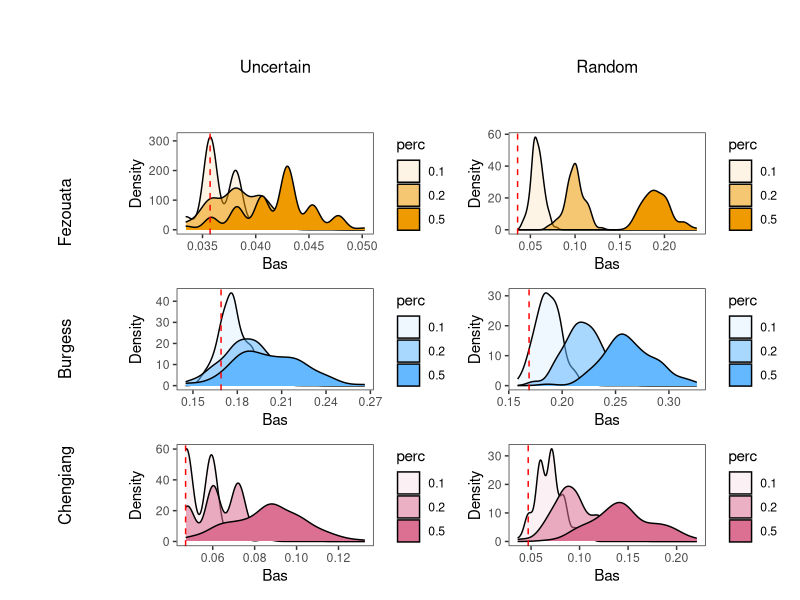
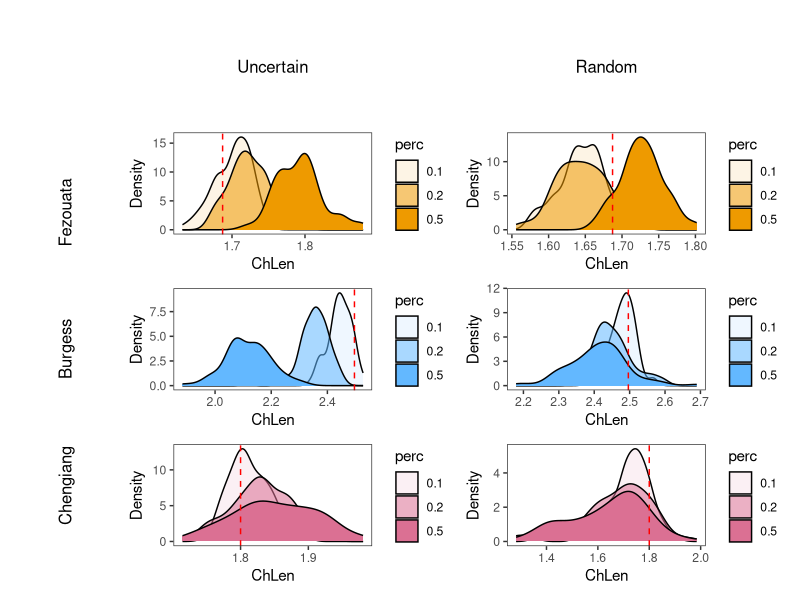
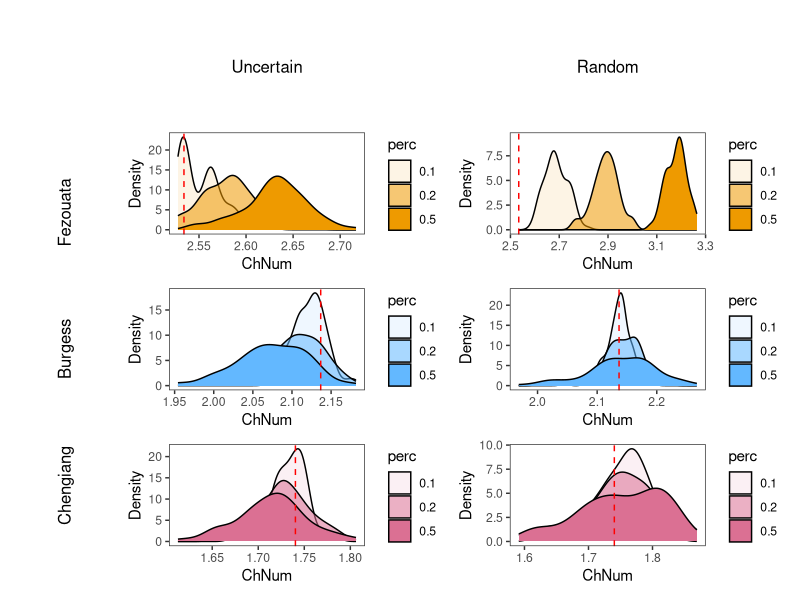
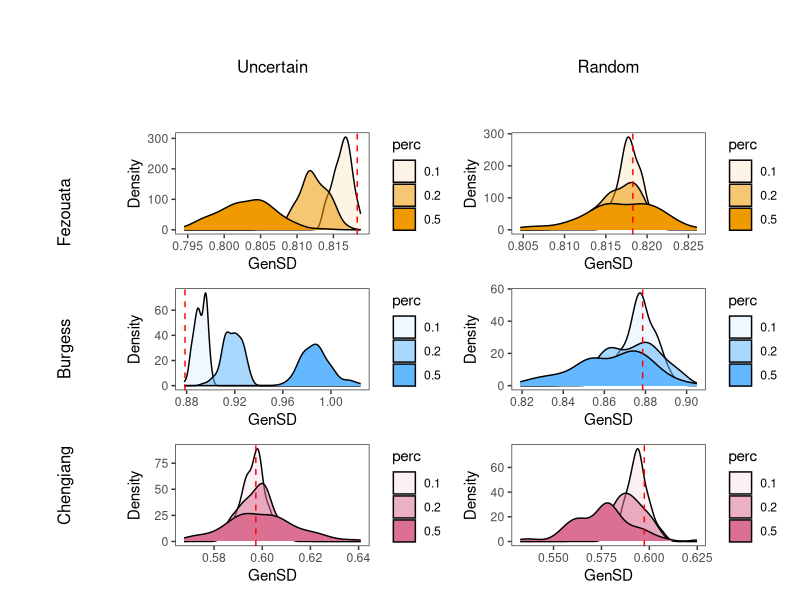
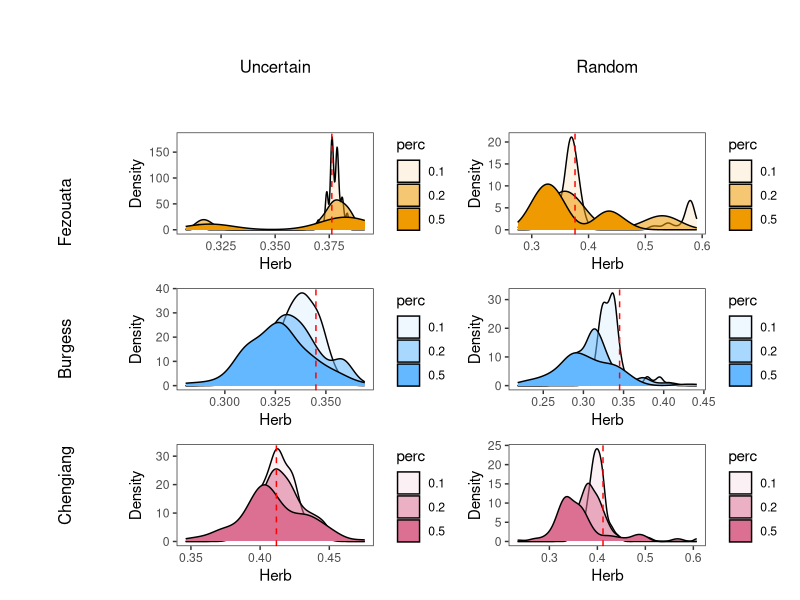
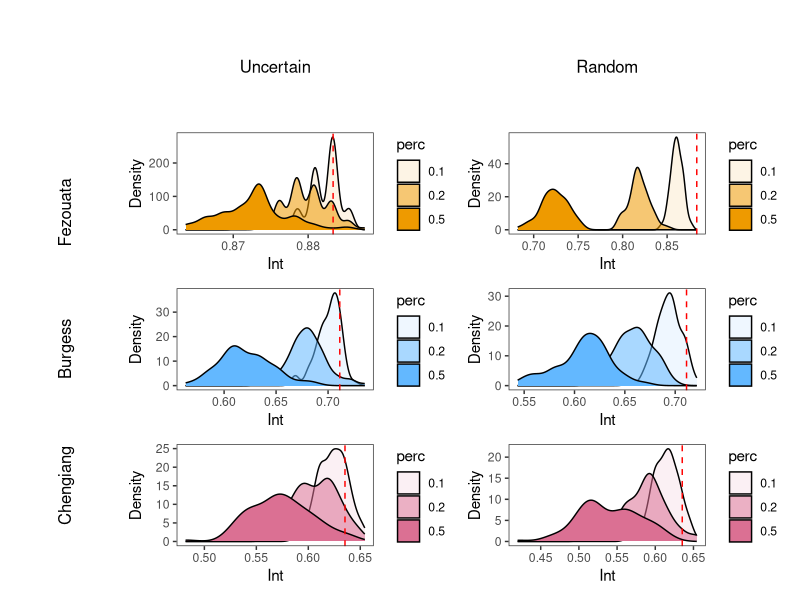
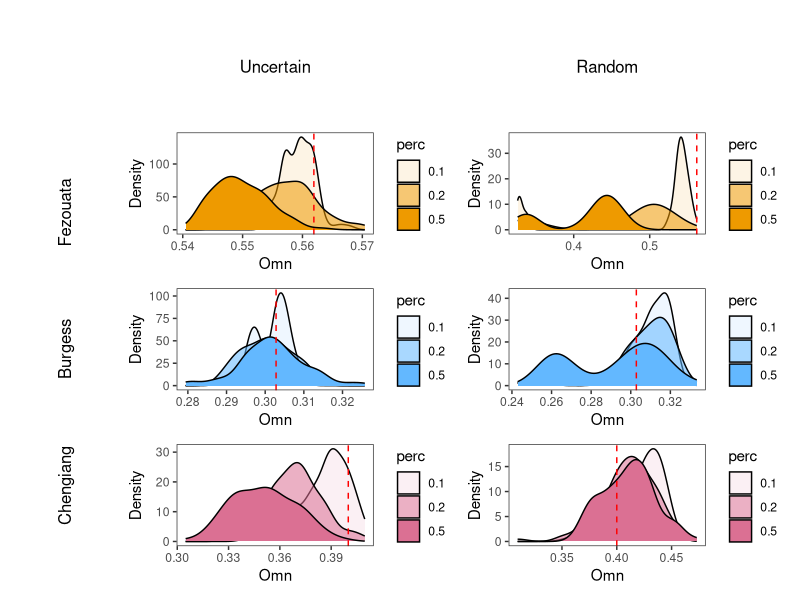
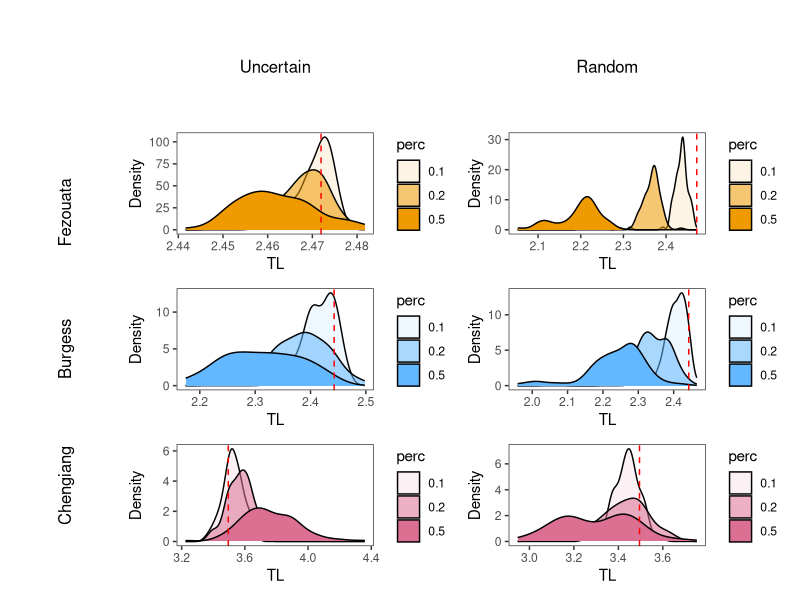

Write R code to recreate these figures, in order.
################################################
# Paleo Food Webs Project: figures for         #
# uncertainty analysis                         #
# Dec 2023                                     #
# Code by E.M. Beasley                         #
# In collab. with F. Banville, C. Soucy, G.    #
# Ramirez Guerro, & C. Cameron                 #
################################################

# Load packages ---------------------------
library(tidyverse)
library(patchwork)
library(grid)

# Load data -----------------------------
setwd("c:/users/beasl/documents/paleo-foodwebs/code/permutation_analysis")

uncertain.data <- read.csv("uncertain.csv")
random.data <- read.csv("random.csv")
real.data <- read.csv("real.csv")

# Function to manipulate data frames ----------------
cleanup <- function(frame){
  frame$rep <- rep(1:100, 9)
  
  assemblage <- c("Fezouata", "Burgess", "Chengjiang")
  perc <- c("0.1", "0.2", "0.5")
  
  frame$assemblage <- rep(assemblage, each = 300)
  frame$perc <- rep(perc, each = 100, length_out = 900)
  
  frame <- pivot_longer(frame, cols = -c("rep", "assemblage", "perc"),
                        names_to = "Metric")
  
  return(frame)
}

uncertain <- cleanup(frame = uncertain.data)
random <- cleanup(frame = random.data)

# Replicate Dunne figs -----------------------
uncertain.means <- uncertain %>%
  group_by(assemblage, perc, Metric) %>%
  summarise(avg = mean(value)) %>%
  mutate(type = "uncertain") %>%
  mutate(perc = as.numeric(perc))

random.means <- random %>%
  group_by(assemblage, perc, Metric) %>%
  summarise(avg = mean(value)) %>%
  mutate(type = "random") %>%
  mutate(perc = as.numeric(perc))

means <- rbind(uncertain.means, random.means)

plotlist <- list()
for(i in 1:length(unique(means$Metric))){
  means.sub <- filter(means, Metric == unique(means$Metric)[i])
  
  plotlist[[i]] <- ggplot(data = means.sub, aes(x = perc, y = avg, 
                                                fill = type,
                          shape = assemblage, color = type))+
    geom_point(size = 3, color = "black")+
    geom_point(aes(color = type),size = 2)+
    geom_line(color = "black")+
    scale_shape_manual(values = 21:23, name = "Assemblage")+
    scale_fill_manual(values = c("black", "white"), name = "Type")+
    scale_color_manual(values = c("black", "white"), name = "Type")+
    labs(x = "Proportion Linkages Removed", 
         y = unique(means$Metric)[i])+
    theme_bw()+
    theme(panel.grid = element_blank(), axis.title.x = element_blank())
}

dunne.plt <- wrap_plots(plotlist[1:18])+
  plot_layout(ncol = 6, guides = "collect")

# ggsave(filename = "dunne_repro.png", plot = dunne.plt, width = 15, 
#        height = 8, units = "in", dpi = 600)

# Clean full network result ----------------
real.data$site = c("Fezouata", "Burgess", "Chengjiang")

real_data <- real.data %>%
  pivot_longer(cols = -c("site"), names_to = "metric")

# Make figures --------------------------
# Issue in this function:
figs <- function(frames, metric, site){
  framelist <- list()
  
  for(i in 1:length(frames)){
    for(j in 1:length(metric)){
      for(k in 1:length(site)){
        smol.frame <- dplyr::filter(frames[[i]], Metric == metric[j] &
                                 assemblage == site[k])
        smol.frame$name <- paste(names(frames)[i], site[k],
                                     metric[j], sep = "_")
        smol.frame$fill_color <- 
          case_when(site[k] == "Fezouata" ~ "orange2",
                    site[k] == "Burgess" ~ "steelblue1",
                    TRUE ~ "Palevioletred")
        framelist <- append(framelist, list(smol.frame))
      }
    }
  }
  
  plotlist <- list()
  
  for(i in 1:length(framelist)){
    tr <- real_data$value[which(real_data$site == 
                            unique(framelist[[i]]$assemblage) &
                          real_data$metric ==
                            unique(framelist[[i]]$Metric))]
    
    plotlist[[i]] <- ggplot(data = framelist[[i]], 
                            aes(x = value, alpha = perc))+
      geom_density(color = "black", 
                   fill = unique(framelist[[i]]$fill_color))+
      geom_vline(xintercept = tr, color = "red", linetype = "dashed")+
      labs(x = unique(framelist[[i]]$Metric), y = "Density")+
      theme_bw()+
      theme(panel.grid = element_blank())
  }
  
  return(plotlist)
}

unique(uncertain$Metric)

Top.figs <- figs(frames = list(uncertain = uncertain, random = random), 
                 metric = "Top", site = unique(uncertain$assemblage))

Bas.figs <- figs(frames = list(uncertain = uncertain, random = random), 
                 metric = "Bas", site = unique(uncertain$assemblage))

Int.figs <- figs(frames = list(uncertain = uncertain, random = random), 
                 metric = "Int", site = unique(uncertain$assemblage))

Can.figs <- figs(frames = list(uncertain = uncertain, random = random), 
                 metric = "Can", site = unique(uncertain$assemblage))

Herb.figs <- figs(frames = list(uncertain = uncertain, random = random),
                  metric = "Herb", site = unique(uncertain$assemblage))

Omn.figs <- figs(frames = list(uncertain = uncertain, random = random), 
                 metric = "Omn", site = unique(uncertain$assemblage))

Loop.figs <- figs(frames = list(uncertain = uncertain, random = random),
                  metric = "Loop", site = unique(uncertain$assemblage))

ChLen.figs <- figs(frames = list(uncertain = uncertain, 
                                 random = random), 
                   metric = "ChLen", 
                   site = unique(uncertain$assemblage))

ChSD.figs <- figs(frames = list(uncertain = uncertain, random = random),
                  metric = "ChSD", site = unique(uncertain$assemblage))

ChNum.figs <- figs(frames = list(uncertain = uncertain, 
                                 random = random),
                  metric = "ChNum", site = unique(uncertain$assemblage))

TL.figs <- figs(frames = list(uncertain = uncertain, random = random), 
                metric = "TL", site = unique(uncertain$assemblage))

MxSim.figs <- figs(frames = list(uncertain = uncertain, 
                                 random = random), 
                   metric = "MxSim", 
                   site = unique(uncertain$assemblage))

VulSD.figs <- figs(frames = list(uncertain = uncertain, 
                                 random = random), 
                   metric = "VulSD", 
                   site = unique(uncertain$assemblage))

GenSD.figs <- figs(frames = list(uncertain = uncertain, 
                                 random = random), 
                   metric = "GenSD", 
                   site = unique(uncertain$assemblage))

LinkSD.figs <- figs(frames = list(uncertain = uncertain, 
                                  random = random), 
                    metric = "LinkSD", 
                    site = unique(uncertain$assemblage))

Path.figs <- figs(frames = list(uncertain = uncertain, random = random),
                  metric = "Path", site = unique(uncertain$assemblage))

# Make 'em pretty ---------------
fig.grid <- function(figlist){
  row_label_1 <- wrap_elements(panel = textGrob('Fezouata', rot=90))
  row_label_2 <- wrap_elements(panel = textGrob('Burgess', rot=90))
  row_label_3 <- wrap_elements(panel = textGrob('Chengiang', rot=90))
  
  col_label_1 <- wrap_elements(panel = textGrob('Uncertain'))
  col_label_2 <- wrap_elements(panel = textGrob('Random'))
  
  big_ass_plot <- 
    ((plot_spacer() / row_label_1 / row_label_2 / row_label_3) |
      (col_label_1 / figlist[[1]] / figlist[[2]] / figlist[[3]]) |
      (col_label_2 / figlist[[4]] / figlist[[5]] / figlist[[6]]))+
    plot_layout(widths = c(0.5,1,1))
  
  return(big_ass_plot)
}

fig.grid(Bas.figs)
# ggsave(filename = "bas_dists.png", width = 8, height = 6,
#        units = "in")

fig.grid(ChLen.figs)
# ggsave(filename = "ChLen_dists.png", width = 8, height = 6,
#        units = "in")

fig.grid(ChNum.figs)
# ggsave(filename = "ChNum_dists.png", width = 8, height = 6,
#        units = "in")

fig.grid(GenSD.figs)
# ggsave(filename = "GenSD_dists.png", width = 8, height = 6,
#        units = "in")

fig.grid(Herb.figs)
# ggsave(filename = "Herb_dists.png", width = 8, height = 6,
#        units = "in")

fig.grid(Int.figs)
# ggsave(filename = "Int_dists.png", width = 8, height = 6,
#        units = "in")

fig.grid(Omn.figs)
# ggsave(filename = "Omn_dists.png", width = 8, height = 6,
#        units = "in")

fig.grid(TL.figs)
# ggsave(filename = "TL_dists.png", width = 8, height = 6,
#        units = "in")

fig.grid(Top.figs)
# ggsave(filename = "Top_dists.png", width = 8, height = 6,
#        units = "in")
